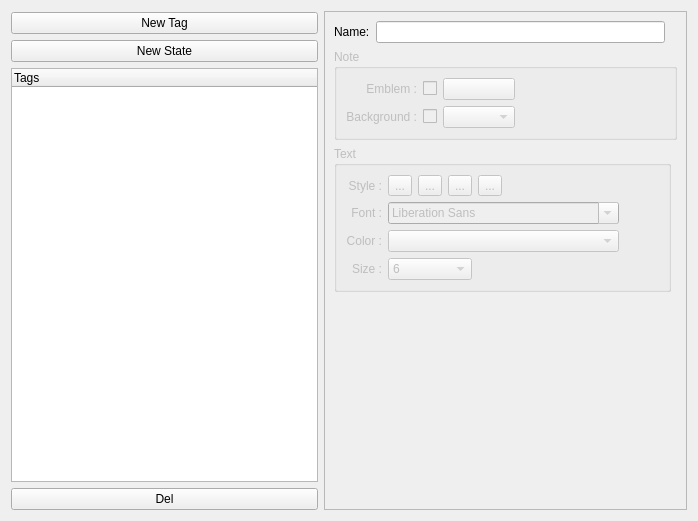
<?xml version="1.0" encoding="UTF-8"?>
<ui version="4.0">
 <class>TagFactory</class>
 <widget class="QWidget" name="TagFactory">
  <property name="geometry">
   <rect>
    <x>0</x>
    <y>0</y>
    <width>698</width>
    <height>521</height>
   </rect>
  </property>
  <property name="windowTitle">
   <string>Form</string>
  </property>
  <layout class="QHBoxLayout" name="horizontalLayout">
   <item>
    <widget class="QFrame" name="frame_4">
     <property name="frameShape">
      <enum>QFrame::NoFrame</enum>
     </property>
     <property name="frameShadow">
      <enum>QFrame::Plain</enum>
     </property>
     <layout class="QHBoxLayout" name="horizontalLayout_2">
      <property name="margin">
       <number>0</number>
      </property>
      <item>
       <widget class="QFrame" name="frame">
        <property name="maximumSize">
         <size>
          <width>400</width>
          <height>16777215</height>
         </size>
        </property>
        <property name="frameShape">
         <enum>QFrame::NoFrame</enum>
        </property>
        <property name="frameShadow">
         <enum>QFrame::Plain</enum>
        </property>
        <layout class="QVBoxLayout" name="verticalLayout_2">
         <property name="leftMargin">
          <number>0</number>
         </property>
         <property name="topMargin">
          <number>1</number>
         </property>
         <property name="rightMargin">
          <number>0</number>
         </property>
         <property name="bottomMargin">
          <number>0</number>
         </property>
         <item>
          <widget class="QPushButton" name="m_newTagButton">
           <property name="text">
            <string>New Tag</string>
           </property>
          </widget>
         </item>
         <item>
          <widget class="QPushButton" name="m_newStateButton">
           <property name="text">
            <string>New State</string>
           </property>
          </widget>
         </item>
         <item>
          <widget class="QTreeWidget" name="m_tagsTree">
           <property name="rootIsDecorated">
            <bool>true</bool>
           </property>
           <property name="animated">
            <bool>false</bool>
           </property>
           <property name="headerHidden">
            <bool>false</bool>
           </property>
           <column>
            <property name="text">
             <string notr="true">Tags</string>
            </property>
           </column>
          </widget>
         </item>
         <item>
          <widget class="QFrame" name="frame_3">
           <property name="frameShape">
            <enum>QFrame::NoFrame</enum>
           </property>
           <property name="frameShadow">
            <enum>QFrame::Plain</enum>
           </property>
           <layout class="QHBoxLayout" name="horizontalLayout_3">
            <property name="margin">
             <number>0</number>
            </property>
            <item>
             <widget class="QPushButton" name="m_delTagButton">
              <property name="text">
               <string>Del</string>
              </property>
             </widget>
            </item>
           </layout>
          </widget>
         </item>
        </layout>
       </widget>
      </item>
      <item>
       <widget class="QFrame" name="frame_2">
        <property name="sizePolicy">
         <sizepolicy hsizetype="Expanding" vsizetype="Expanding">
          <horstretch>0</horstretch>
          <verstretch>0</verstretch>
         </sizepolicy>
        </property>
        <property name="frameShape">
         <enum>QFrame::NoFrame</enum>
        </property>
        <property name="frameShadow">
         <enum>QFrame::Plain</enum>
        </property>
        <layout class="QVBoxLayout" name="verticalLayout">
         <property name="margin">
          <number>0</number>
         </property>
         <item>
          <widget class="QFrame" name="frame_5">
           <property name="frameShape">
            <enum>QFrame::StyledPanel</enum>
           </property>
           <property name="frameShadow">
            <enum>QFrame::Raised</enum>
           </property>
           <layout class="QGridLayout" name="gridLayout_2">
            <item row="0" column="0">
             <widget class="QLabel" name="label">
              <property name="text">
               <string>Name:</string>
              </property>
             </widget>
            </item>
            <item row="6" column="0" colspan="3">
             <widget class="QGroupBox" name="m_fontGroupBox">
              <property name="enabled">
               <bool>false</bool>
              </property>
              <property name="title">
               <string>Text</string>
              </property>
              <layout class="QGridLayout" name="gridLayout">
               <item row="3" column="0">
                <widget class="QLabel" name="label_6">
                 <property name="text">
                  <string>Font :</string>
                 </property>
                 <property name="alignment">
                  <set>Qt::AlignRight|Qt::AlignTrailing|Qt::AlignVCenter</set>
                 </property>
                </widget>
               </item>
               <item row="3" column="1" colspan="5">
                <widget class="QFontComboBox" name="m_fontText"/>
               </item>
               <item row="4" column="0">
                <widget class="QLabel" name="label_5">
                 <property name="text">
                  <string>Color :</string>
                 </property>
                 <property name="alignment">
                  <set>Qt::AlignRight|Qt::AlignTrailing|Qt::AlignVCenter</set>
                 </property>
                </widget>
               </item>
               <item row="5" column="0">
                <widget class="QLabel" name="label_7">
                 <property name="maximumSize">
                  <size>
                   <width>100</width>
                   <height>16777215</height>
                  </size>
                 </property>
                 <property name="text">
                  <string>Size :</string>
                 </property>
                 <property name="alignment">
                  <set>Qt::AlignRight|Qt::AlignTrailing|Qt::AlignVCenter</set>
                 </property>
                </widget>
               </item>
               <item row="5" column="1" colspan="3">
                <widget class="QComboBox" name="m_sizeText">
                 <item>
                  <property name="text">
                   <string>6</string>
                  </property>
                 </item>
                 <item>
                  <property name="text">
                   <string>7</string>
                  </property>
                 </item>
                 <item>
                  <property name="text">
                   <string>8</string>
                  </property>
                 </item>
                 <item>
                  <property name="text">
                   <string>9</string>
                  </property>
                 </item>
                 <item>
                  <property name="text">
                   <string>10</string>
                  </property>
                 </item>
                 <item>
                  <property name="text">
                   <string>11</string>
                  </property>
                 </item>
                 <item>
                  <property name="text">
                   <string>12</string>
                  </property>
                 </item>
                 <item>
                  <property name="text">
                   <string>14</string>
                  </property>
                 </item>
                 <item>
                  <property name="text">
                   <string>16</string>
                  </property>
                 </item>
                 <item>
                  <property name="text">
                   <string>18</string>
                  </property>
                 </item>
                 <item>
                  <property name="text">
                   <string>20</string>
                  </property>
                 </item>
                 <item>
                  <property name="text">
                   <string>22</string>
                  </property>
                 </item>
                 <item>
                  <property name="text">
                   <string>24</string>
                  </property>
                 </item>
                 <item>
                  <property name="text">
                   <string>26</string>
                  </property>
                 </item>
                 <item>
                  <property name="text">
                   <string>28</string>
                  </property>
                 </item>
                 <item>
                  <property name="text">
                   <string>36</string>
                  </property>
                 </item>
                 <item>
                  <property name="text">
                   <string>48</string>
                  </property>
                 </item>
                </widget>
               </item>
               <item row="1" column="0">
                <widget class="QLabel" name="label_4">
                 <property name="text">
                  <string>Style :</string>
                 </property>
                 <property name="alignment">
                  <set>Qt::AlignRight|Qt::AlignTrailing|Qt::AlignVCenter</set>
                 </property>
                </widget>
               </item>
               <item row="1" column="6">
                <spacer name="horizontalSpacer_2">
                 <property name="orientation">
                  <enum>Qt::Horizontal</enum>
                 </property>
                 <property name="sizeHint" stdset="0">
                  <size>
                   <width>40</width>
                   <height>20</height>
                  </size>
                 </property>
                </spacer>
               </item>
               <item row="1" column="1">
                <widget class="QToolButton" name="m_boldText">
                 <property name="text">
                  <string>...</string>
                 </property>
                 <property name="checkable">
                  <bool>true</bool>
                 </property>
                </widget>
               </item>
               <item row="1" column="2">
                <widget class="QToolButton" name="m_italicText">
                 <property name="text">
                  <string>...</string>
                 </property>
                 <property name="checkable">
                  <bool>true</bool>
                 </property>
                </widget>
               </item>
               <item row="1" column="3">
                <widget class="QToolButton" name="m_underlineText">
                 <property name="text">
                  <string>...</string>
                 </property>
                 <property name="checkable">
                  <bool>true</bool>
                 </property>
                </widget>
               </item>
               <item row="1" column="4">
                <widget class="QToolButton" name="m_strikeText">
                 <property name="text">
                  <string>...</string>
                 </property>
                 <property name="checkable">
                  <bool>true</bool>
                 </property>
                </widget>
               </item>
               <item row="4" column="1" colspan="5">
                <widget class="KColorCombo" name="m_colorText"/>
               </item>
              </layout>
             </widget>
            </item>
            <item row="0" column="1">
             <widget class="QLineEdit" name="m_nameTagOrState"/>
            </item>
            <item row="7" column="0">
             <spacer name="verticalSpacer">
              <property name="orientation">
               <enum>Qt::Vertical</enum>
              </property>
              <property name="sizeHint" stdset="0">
               <size>
                <width>20</width>
                <height>40</height>
               </size>
              </property>
             </spacer>
            </item>
            <item row="1" column="0" colspan="4">
             <widget class="QGroupBox" name="m_appareanceGroupBox">
              <property name="enabled">
               <bool>false</bool>
              </property>
              <property name="title">
               <string>Note</string>
              </property>
              <layout class="QGridLayout" name="gridLayout_3">
               <item row="0" column="0">
                <widget class="QLabel" name="label_2">
                 <property name="text">
                  <string>Emblem :</string>
                 </property>
                 <property name="alignment">
                  <set>Qt::AlignRight|Qt::AlignTrailing|Qt::AlignVCenter</set>
                 </property>
                </widget>
               </item>
               <item row="1" column="0">
                <widget class="QLabel" name="label_3">
                 <property name="text">
                  <string>Background :</string>
                 </property>
                 <property name="alignment">
                  <set>Qt::AlignRight|Qt::AlignTrailing|Qt::AlignVCenter</set>
                 </property>
                </widget>
               </item>
               <item row="0" column="4">
                <spacer name="horizontalSpacer">
                 <property name="orientation">
                  <enum>Qt::Horizontal</enum>
                 </property>
                 <property name="sizeHint" stdset="0">
                  <size>
                   <width>40</width>
                   <height>20</height>
                  </size>
                 </property>
                </spacer>
               </item>
               <item row="1" column="1">
                <widget class="QCheckBox" name="m_withColorBackground">
                 <property name="text">
                  <string/>
                 </property>
                </widget>
               </item>
               <item row="1" column="2">
                <widget class="KColorCombo" name="m_colorItem">
                 <property name="enabled">
                  <bool>false</bool>
                 </property>
                </widget>
               </item>
               <item row="0" column="2">
                <widget class="KIconButton" name="m_iconButton">
                 <property name="enabled">
                  <bool>false</bool>
                 </property>
                </widget>
               </item>
               <item row="0" column="1">
                <widget class="QCheckBox" name="m_withIcon">
                 <property name="enabled">
                  <bool>false</bool>
                 </property>
                 <property name="text">
                  <string/>
                 </property>
                </widget>
               </item>
              </layout>
             </widget>
            </item>
           </layout>
          </widget>
         </item>
        </layout>
       </widget>
      </item>
     </layout>
    </widget>
   </item>
  </layout>
 </widget>
 <customwidgets>
  <customwidget>
   <class>KIconButton</class>
   <extends>QPushButton</extends>
   <header>kicondialog.h</header>
  </customwidget>
  <customwidget>
   <class>KColorCombo</class>
   <extends>QComboBox</extends>
   <header>kcolorcombo.h</header>
  </customwidget>
 </customwidgets>
 <resources/>
 <connections/>
</ui>
